Frame 1 (no input): blank canvas, image omitted
Frame 60 (the mouse pressed at the canvas centre just before this capture): blank canvas, image omitted
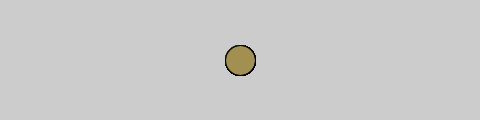
Frame 120 (the mouse held since frame 60 and released just before this capture)

The Processing sketch whose frames 1 and 60 were blank and that drew this single picture after the mouse press (run headless with seeded random() and noise(); from frame 60 on, the mouse is pressed at the canvas centre):

// Processing sketch: processing_91158
// ── processing_91158.pde

void setup() {
  size(480,120);
  smooth();
}


void draw() {
  //background(250);
    if(mousePressed)
    ellipse(mouseX,mouseY, 30, 30);
    fill(random(0,255),random(0,255),random(0,255),120);
}
